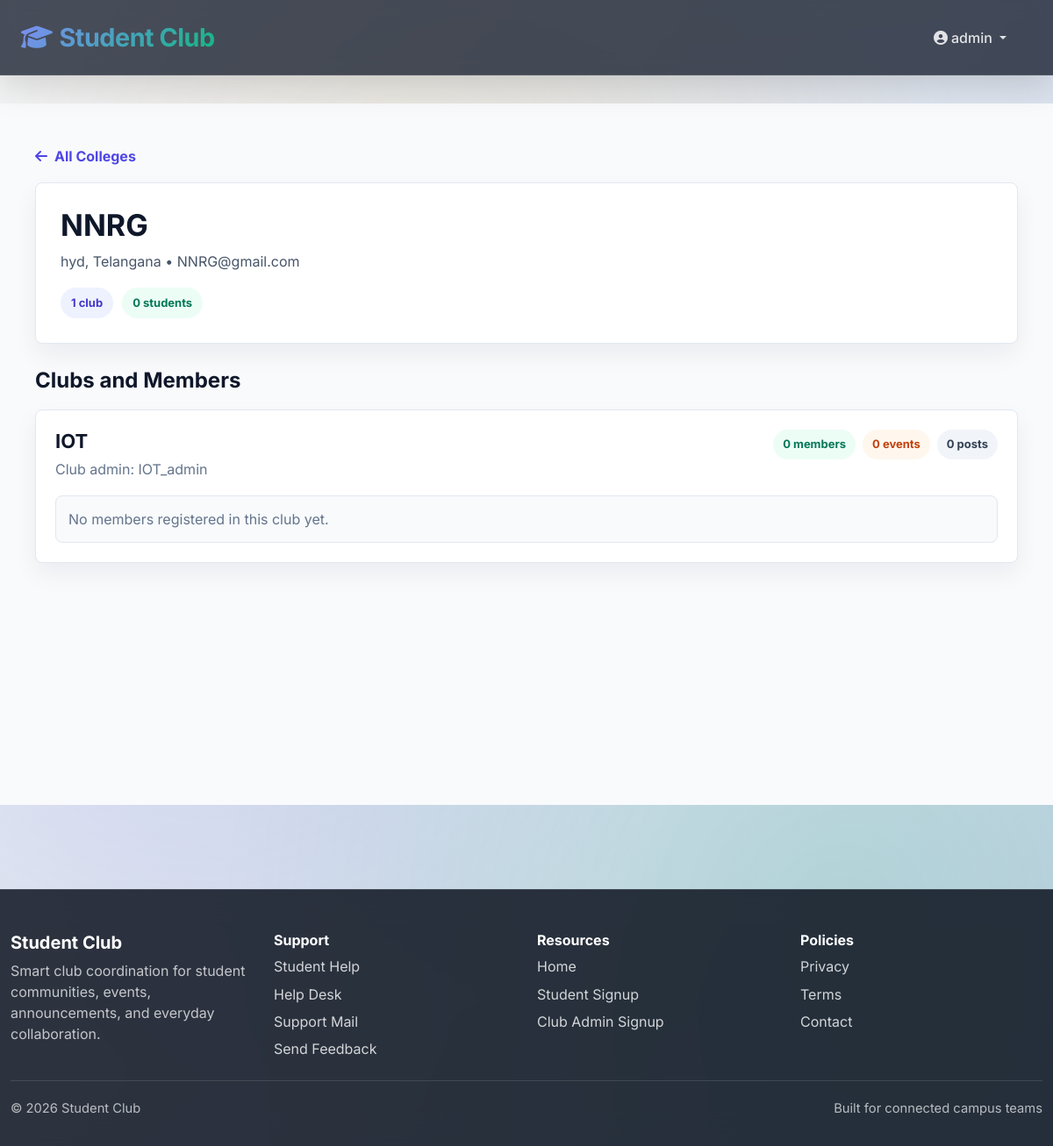
Page /colleges/2/ (signed in) on the committed database.
### mainpage/models.py (models this page shows, shortened)
class College(models.Model):
    name = models.CharField(max_length=200, unique=True)
    email = models.EmailField(unique=True)
    admin_name = models.CharField(max_length=150)
    phone = models.CharField(max_length=15)
    address = models.TextField()
    city = models.CharField(max_length=100)
    state = models.CharField(max_length=100)
    pincode = models.CharField(max_length=10)
    registration_number = models.CharField(max_length=100, unique=True)
    is_verified = models.BooleanField(default=False)
    created_at = models.DateTimeField(auto_now_add=True)
    updated_at = models.DateTimeField(auto_now=True)
    class Meta:
        ordering = ['name']

class Club(models.Model):
    college = models.ForeignKey(College, on_delete=models.CASCADE, related_name='clubs', null=True, blank=True)
    name = models.CharField(max_length=150)
    admin = models.OneToOneField(User, on_delete=models.CASCADE, related_name='managed_club')
    created_at = models.DateTimeField(auto_now_add=True)
    class Meta:
        unique_together = ('college', 'name')

### mainpage/views.py (the view)
# urls.py: path('colleges/<int:college_id>/', public_college_detail, name='public_college_detail'),
def public_college_detail(request, college_id):
    college = get_object_or_404(
        College.objects.annotate(
            club_count=Count('clubs', distinct=True),
            student_count=Count('clubs__students', distinct=True),
        ),
        id=college_id,
    )
    clubs = college.clubs.select_related('admin').prefetch_related(
        Prefetch('students', queryset=Student.objects.select_related('user').order_by('name'))
    ).annotate(
        member_count=Count('students', distinct=True),
        post_count=Count('posts', distinct=True),
        event_count=Count('events', distinct=True),
    ).order_by('name')
    return render(request, 'mainpage/public_college_detail.html', {
        'college': college,
        'clubs': clubs,
    })

### mainpage/templates/mainpage/public_college_detail.html (shortened to what this page needs)
{% extends 'mainpage/base.html' %}
{% block content %}
<section style="background: #f8fafc; min-height: 100vh; padding: 48px 20px;">
    <div style="max-width: 1120px; margin: 0 auto;">
        <a href="{% url 'public_colleges' %}" style="color: #4f46e5; font-weight: 700; text-decoration: none;">
            <i class="fas fa-arrow-left me-2"></i>All Colleges
        </a>
        <div style="background: white; border: 1px solid #e2e8f0; border-radius: 8px; padding: 28px; margin: 18px 0 28px; box-shadow: 0 12px 28px rgba(15, 23, 42, 0.06);">
            <h1 style="font-size: 34px; color: #0f172a; margin: 0 0 8px;">{{ college.name }}</h1>
            <p style="color: #475569; margin: 0 0 18px;">{{ college.city }}, {{ college.state }} • {{ college.email }}</p>
            <div style="display: flex; gap: 10px; flex-wrap: wrap;">
                <span style="background: #eef2ff; color: #4338ca; border-radius: 999px; padding: 8px 12px; font-size: 13px; font-weight: 700;">{{ college.club_count }} club{{ college.club_count|pluralize }}</span>
                <span style="background: #ecfdf5; color: #047857; border-radius: 999px; padding: 8px 12px; font-size: 13px; font-weight: 700;">{{ college.student_count }} student{{ college.student_count|pluralize }}</span>
            </div>
        </div>
        <h2 style="font-size: 24px; color: #0f172a; margin: 0 0 18px;">Clubs and Members</h2>
        {% if clubs %}
            <div style="display: grid; gap: 18px;">
                {% for club in clubs %}
                    <article style="background: white; border: 1px solid #e2e8f0; border-radius: 8px; padding: 22px; box-shadow: 0 12px 28px rgba(15, 23, 42, 0.06);">
                        <div style="display: flex; align-items: flex-start; justify-content: space-between; gap: 16px; flex-wrap: wrap;">
                            <div>
                                <h3 style="font-size: 22px; color: #0f172a; margin: 0 0 6px;">{{ club.name }}</h3>
                                <p style="color: #64748b; margin: 0;">Club admin: {{ club.admin.username }}</p>
                            </div>
                            <div style="display: flex; gap: 8px; flex-wrap: wrap;">
                                <span style="background: #ecfdf5; color: #047857; border-radius: 999px; padding: 7px 11px; font-size: 13px; font-weight: 700;">{{ club.member_count }} member{{ club.member_count|pluralize }}</span>
                                <span style="background: #fff7ed; color: #c2410c; border-radius: 999px; padding: 7px 11px; font-size: 13px; font-weight: 700;">{{ club.event_count }} event{{ club.event_count|pluralize }}</span>
                                <span style="background: #f1f5f9; color: #334155; border-radius: 999px; padding: 7px 11px; font-size: 13px; font-weight: 700;">{{ club.post_count }} post{{ club.post_count|pluralize }}</span>
                            </div>
                        </div>
                        {% if club.students.all %}
                            <div style="display: grid; grid-template-columns: repeat(auto-fit, minmax(220px, 1fr)); gap: 12px; margin-top: 18px;">
                                {% for student in club.students.all %}
                                    <div style="background: #f8fafc; border: 1px solid #e2e8f0; border-radius: 8px; padding: 14px;">
                                        <strong style="display: block; color: #0f172a;">{{ student.name }}</strong>
                                        <span style="display: block; color: #64748b; font-size: 13px; margin-top: 3px;">{{ student.department }}</span>
                                    </div>
                                {% endfor %}
                            </div>
                        {% else %}
                            <p style="background: #f8fafc; border: 1px solid #e2e8f0; border-radius: 8px; color: #64748b; padding: 14px; margin: 18px 0 0;">No members registered in this club yet.</p>
                        {% endif %}
                    </article>
                {% endfor %}
            </div>
        {% else %}
            <div style="background: white; border: 1px solid #e2e8f0; border-radius: 8px; padding: 32px; text-align: center;">
                <h3 style="color: #0f172a; margin: 0 0 8px;">No clubs available yet</h3>
                <p style="color: #64748b; margin: 0;">When this college creates clubs, they will appear here.</p>
            </div>
        {% endif %}
    </div>
</section>
{% endblock %}

### mainpage/templates/mainpage/base.html (shortened to what this page needs)
{% load static %}
<!DOCTYPE html>
<html lang="en">
<head>
    <link href="https://cdn.jsdelivr.net/npm/bootstrap@5.3.0/dist/css/bootstrap.min.css" rel="stylesheet">
    <link rel="stylesheet" href="https://cdnjs.cloudflare.com/ajax/libs/font-awesome/6.5.1/css/all.min.css">
    <link rel="stylesheet" href="{% static 'css/style.css' %}">
</head>
<body class="{% block body_class %}{% endblock %}" data-user-role="{% if user.is_authenticated and user.student_profile %}student{% elif user.is_authenticated and user.managed_club %}club-admin{% elif user.is_authenticated and user.college_admin %}college-admin{% else %}guest{% endif %}">
    <div class="site-shell">
        {% if user.is_authenticated %}
        <nav class="navbar navbar-expand-lg navbar-dark sticky-top app-navbar">
            <div class="container-fluid px-4">
                <a class="navbar-brand fw-bold" href="{% if user.student_profile %}{% url 'student_home' %}{% elif user.managed_club %}{% url 'club_dashboard' %}{% else %}{% url 'home' %}{% endif %}">
                    <i class="fas fa-graduation-cap me-2"></i>Student Club
                </a>
                <div class="collapse navbar-collapse" id="navbarNav">
                    <ul class="navbar-nav ms-auto align-items-lg-center">
                        <li class="nav-item dropdown">
                            <a class="nav-link dropdown-toggle" href="#" id="userDropdown" role="button" data-bs-toggle="dropdown">
                                <i class="fas fa-user-circle me-1"></i>{{ user.username }}
                            </a>
                        </li>
                    </ul>
                </div>
            </div>
        </nav>
        {% endif %}
        <main class="site-main">
            {% block content %}{% endblock %}
        </main>
        <footer class="site-footer">
            <div class="container">
                <div class="footer-grid">
                    <div>
                        <h5>Student Club</h5>
                        <p>Smart club coordination for student communities, events, announcements, and everyday collaboration.</p>
                    </div>
                    <div>
                        <h6>Support</h6>
                        <a href="mailto:studenthelp@gmail.com">Student Help</a>
                        <a href="mailto:help@studentclub.local">Help Desk</a>
                        <a href="mailto:support@studentclub.local">Support Mail</a>
                        <a href="mailto:feedback@studentclub.local">Send Feedback</a>
                    </div>
                    <div>
                        <h6>Resources</h6>
                        <a href="{% url 'home' %}">Home</a>
                        {% if user.is_authenticated %}
                            <a href="{% url 'student_signup' %}">Student Signup</a>
                            <a href="{% url 'admin_signup' %}">Club Admin Signup</a>
                        {% endif %}
                    </div>
                    <div>
                        <h6>Policies</h6>
                        <a href="#">Privacy</a>
                        <a href="#">Terms</a>
                        <a href="#">Contact</a>
                    </div>
                </div>
                <div class="footer-bottom">
                    <span>&copy; 2026 Student Club</span>
                    <span>Built for connected campus teams</span>
                </div>
            </div>
        </footer>
    </div>
</body>
</html>

### mainpage/static/css/style.css (style rules this page uses)
:root { --primary: #6366f1; --primary-dark: #4f46e5; --primary-light: #818cf8; --secondary: #10b981; --accent: #f59e0b; --danger: #ef4444; --dark: #1f2937; --light: #f9fafb; --gray-100: #f3f4f6; --gray-200: #e5e7eb; --gray-300: #d1d5db; --gray-400: #9ca3af; --gray-500: #6b7280; --text-primary: #0f172a; --text-secondary: #334155; }
* { margin: 0; padding: 0; box-sizing: border-box; }
html { scroll-behavior: smooth; }
body { font-family: 'Segoe UI', 'Roboto', 'Poppins', sans-serif; color: var(--text-primary); background: linear-gradient(135deg, #f5f7fa 0%, #c3cfe2 100%); min-height: 100vh; position: relative; overflow-x: hidden; }
body::before { content: ''; position: fixed; top: 0; left: 0; right: 0; bottom: 0; background: radial-gradient(circle at 20% 50%, rgba(99, 102, 241, 0.1) 0%, transparent 50%), radial-gradient(circle at 80% 80%, rgba(16, 185, 129, 0.1) 0%, transparent 50%); pointer-events: none; z-index: -1; }
.navbar { background: linear-gradient(135deg, rgba(31, 41, 55, 0.95) 0%, rgba(99, 102, 241, 0.95) 100%); backdrop-filter: blur(10px); border-bottom: 1px solid rgba(255, 255, 255, 0.1); box-shadow: 0 10px 40px rgba(0, 0, 0, 0.15); padding: 1rem 0; animation: slideInDown 0.6s ease-out; }
.navbar-brand { font-size: 1.8rem; font-weight: 800; background: linear-gradient(135deg, #818cf8 0%, #10b981 100%); -webkit-background-clip: text; -webkit-text-fill-color: transparent; background-clip: text; letter-spacing: -0.5px; transition: all 0.3s ease; }
.navbar .nav-link { color: rgba(255, 255, 255, 0.85) !important; margin: 0 0.8rem; position: relative; font-weight: 500; transition: all 0.3s ease; padding: 0.5rem 1rem !important; border-radius: 8px; }
.navbar .nav-link::before { content: ''; position: absolute; bottom: 0; left: 50%; width: 0; height: 3px; background: linear-gradient(90deg, #10b981, #f59e0b); border-radius: 3px; transform: translateX(-50%); transition: width 0.3s ease; }
main { padding: 2rem 0; animation: fadeInUp 0.8s ease-out; }
.container { max-width: 1200px; }
h1, h2, h3, h4, h5, h6 { font-weight: 700; color: var(--text-primary); }
h1 { font-size: 2.8rem; line-height: 1.2; margin-bottom: 1.5rem; }
h2 { font-size: 2rem; margin-bottom: 1.2rem; }
h3 { font-size: 1.5rem; margin-bottom: 1rem; }
footer { background: linear-gradient(135deg, var(--dark) 0%, var(--primary) 100%); color: white; margin-top: 5rem; padding: 3rem 0; border-top: 1px solid rgba(255, 255, 255, 0.1); animation: slideInUp 0.6s ease-out; }
footer p { margin: 0.5rem 0; }
footer a { color: var(--primary-light); text-decoration: none; transition: all 0.3s ease; }
.site-shell { position: relative; min-height: 100vh; }
.site-main { position: relative; z-index: 1; }
body { font-family: 'Inter', 'Segoe UI', 'Roboto', sans-serif; background: linear-gradient(135deg, #f5f7fa 0%, #c3cfe2 100%), url('https://images.unsplash.com/photo-1557821552-17105176677c?auto=format&fit=crop&w=2000&q=80') center/cover fixed; background-attachment: fixed; position: relative; }
body::before { content: ''; position: fixed; top: 0; left: 0; right: 0; bottom: 0; background: radial-gradient(circle at 20% 50%, rgba(99, 102, 241, 0.15) 0%, transparent 50%), radial-gradient(circle at 80% 80%, rgba(16, 185, 129, 0.15) 0%, transparent 50%), radial-gradient(circle at 40% 20%, rgba(245, 158, 11, 0.1) 0%, transparent 50%); pointer-events: none; z-index: -1; }
.app-navbar { background: rgba(10, 18, 34, 0.74); }
.site-footer { margin-top: 4rem; padding: 3rem 0 2rem; background: rgba(6, 12, 24, 0.82); backdrop-filter: blur(16px); border-top: 1px solid rgba(255, 255, 255, 0.12); }
.footer-grid { display: grid; grid-template-columns: repeat(auto-fit, minmax(180px, 1fr)); gap: 1.5rem; margin-bottom: 1.5rem; }
.site-footer h5, .site-footer h6, .site-footer p, .site-footer a, .footer-bottom { color: #fff; }
.site-footer p { color: rgba(255, 255, 255, 0.72); margin: 0; }
.site-footer a { display: block; margin-top: 0.45rem; color: rgba(255, 255, 255, 0.8); text-decoration: none; }
.footer-bottom { display: flex; justify-content: space-between; gap: 1rem; padding-top: 1.25rem; border-top: 1px solid rgba(255, 255, 255, 0.12); color: rgba(255, 255, 255, 0.68); font-size: 0.92rem; }

### rows in the picture
College: name "NNRG", city "hyd", state "Telangana", email "NNRG@gmail.com", club_count "1", student_count "0"
Club: name "IOT", admin.username "IOT_admin", member_count "0", event_count "0", post_count "0", shows "No members registered in this club yet."

### other values in the picture
{{ user.username }} "admin"
